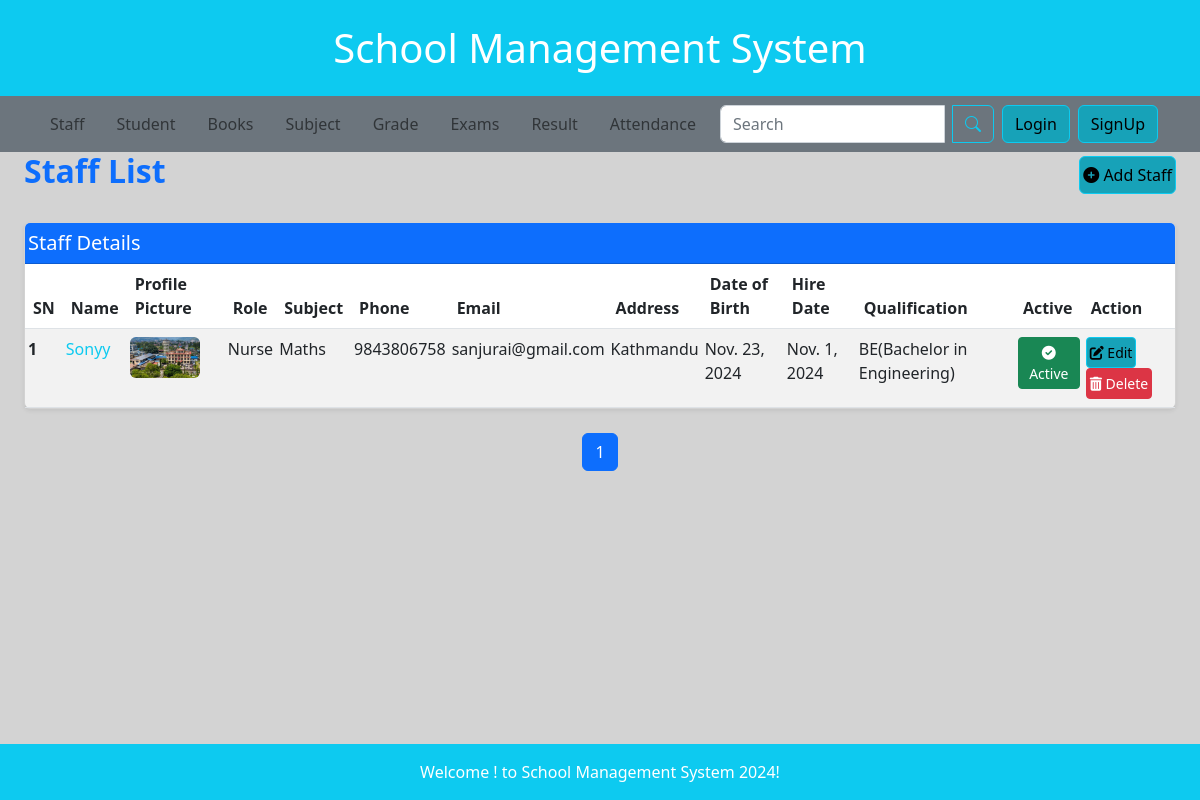
Page /staff/list on the committed database.
### smsapp/models.py (models this page shows, shortened)
class DateTimeModel(models.Model):
    created_at = models.DateTimeField(auto_now_add=True)
    updated_at = models.DateTimeField(auto_now=True)
    class Meta:
        abstract = True  # This makes DateTimeModel an abstract base class

class Staff(DateTimeModel):
    ROLE_CHOICES = [
        ('Teacher', 'Teacher'),
        ('Librarian', 'Librarian'),
        ('Music Teacher', 'Music Teacher'),
        ('Nurse', 'Nurse'),
        ('Security Guard', 'Security Guard'),
        ('Janitor', 'Janitor'),
        ('Physical Education Teacher', 'Physical Education Teacher'),
        ('Finance Officer', 'Finance Officer'),
        ('IT Administrator', 'IT Administrator'),
        ('Administrative Officer', 'Administrative Officer'),
        ('Principal', 'Principal'),
        ('Vice Principal', 'Vice Principal'),
        ('Transport Coordinator', 'Transport Coordinator'),
    ]
    name = models.CharField(max_length=100)
    role = models.CharField(max_length=50, choices=ROLE_CHOICES, default='Teacher')
    subject = models.ForeignKey(Subject, on_delete=models.CASCADE, blank=True, null=True)
    phone = models.CharField(max_length=15, blank=True, null=True)  # Changed to CharField
    email = models.EmailField(unique=True)
    address = models.CharField(max_length=50, blank=True, null=True)
    date_of_birth = models.DateField(blank=True, null=True)
    hire_date = models.DateField()
    profile_picture = models.ImageField(upload_to='staff/', blank=True, null=True)
    is_active = models.BooleanField(default=True)
    department = models.CharField(max_length=100, blank=True, null=True)
    qualifications = models.TextField(blank=True, null=True)

class Subject(DateTimeModel):
    name = models.CharField(max_length=100, unique=True)
    grade = models.ForeignKey('Grade', on_delete=models.CASCADE)
    description = models.TextField(blank=True, null=True)
    def __str__(self):
        return self.name

### smsapp/views.py (the view)
# urls.py: path('staff/list', StaffListView.as_view(), name='staff_list'),
class StaffListView(TemplateView):
    template_name = 'staff/list.html'
    def get_context_data(self, **kwargs):
        context = super().get_context_data(**kwargs)
        try:
            staff_queryset = Staff.objects.all()  # Fetch all staff records
            paginator = Paginator(staff_queryset, 2)  # Paginate, 2 staff per page
            page_number = self.request.GET.get('page', 1)  # Default to the first page
            try:
                staff_data = paginator.page(page_number)
            except PageNotAnInteger:
                staff_data = paginator.page(1)  # Load the first page if the page is not an integer
            except EmptyPage:
                staff_data = paginator.page(paginator.num_pages)  # Load the last page if the page exceeds limits
            context['staff_list'] = staff_data  # Paginated staff list
            context['lastpage'] = paginator.num_pages  # Total number of pages
            context['totalpagelist'] = range(1, paginator.num_pages + 1)  # List of page numbers
        except Staff.DoesNotExist:
            context['staff_list'] = None
            context['error'] = "No staff found."
        except Exception as e:
            context['staff_list'] = None
            context['error'] = f"An error occurred: {str(e)}"
        return context

### templates/staff/list.html (shortened to what this page needs)
{% extends 'home.html' %}
{% load static %}
{% block mainblock %}
    <div class="container-fluid pr-4">
        <div class="row mx-0">
            <div class="col-12">
                <div class="d-flex justify-content-between align-items-center mb-4">
                    <h2 class="fw-bold text-primary">Staff List</h2>
                    <a href="{% url 'smsapp:staff_create' %}" class="btn btn-info" style="padding-left: 3px; padding-right: 3px;">
                        <i class="fas fa-plus-circle"></i> Add Staff
                    </a>
                </div>
                <div class="card shadow-sm">
                    <div class="card-header bg-primary text-white" style="padding-left: 3px; padding-right: 3px;">
                        <h5 class="mb-0">Staff Details</h5>
                    </div>
                    <div class="card-body p-0">
                        <table class="table table-hover table-striped table-responsive-md mb-0">
                            <thead class="thead-dark">
                                <tr>
                                    <th scope="col">SN</th>
                                    <th scope="col">Name</th>
                                    <th scope="col">Profile Picture</th>
                                    <th scope="col">Role</th>
                                    <th scope="col">Subject</th>
                                    <th scope="col">Phone</th>
                                    <th scope="col">Email</th>
                                    <th scope="col">Address</th>
                                    <th scope="col">Date of Birth</th>
                                    <th scope="col">Hire Date</th>
                                    <th scope="col">Qualification</th>
                                    <th scope="col">Active</th>
                                    <th scope="col">Action</th>
                                </tr>
                            </thead>
                            <tbody>
                                {% for i in staff_list %}
                                    <tr>
                                        <th scope="row" style="padding-left: 3px; padding-right: 3px;">{{ forloop.counter }}</th>
                                        <td style="padding-left: 3px; padding-right: 3px;">
                                            <a href="{% url 'smsapp:staff_detail' i.id %}" class="text-decoration-none text-info">
                                                {{ i.name }}
                                            </a>
                                        </td>
                                        <td style="padding-left: 3px; padding-right: 3px;">
                                            {% if i.profile_picture %}
                                                <img src="{{ i.profile_picture.url }}" class="rounded" width="70" alt="Profile Picture">
                                            {% else %}
                                                <span class="text-muted">N/A</span>
                                            {% endif %}
                                        </td>
                                        <td style="padding-left: 3px; padding-right: 3px;">{{ i.role }}</td>
                                        <td style="padding-left: 3px; padding-right: 3px;">{{ i.subject }}</td>
                                        <td style="padding-left: 3px; padding-right: 3px;">{{ i.phone }}</td>
                                        <td style="padding-left: 3px; padding-right: 3px;">{{ i.email }}</td>
                                        <td style="padding-left: 3px; padding-right: 3px;">{{ i.address }}</td>
                                        <td style="padding-left: 3px; padding-right: 3px;">{{ i.date_of_birth }}</td>
                                        <td style="padding-left: 3px; padding-right: 3px;">{{ i.hire_date }}</td>
                                        <td style="padding-left: 3px; padding-right: 3px;">{{ i.qualifications }}</td>
                                        <td style="padding-left: 3px; padding-right: 3px;">
                                            <form method="post" action="" class="d-inline">
                                                <button type="submit" class="btn btn-sm
                                                    {% if i.is_active %}btn-success{% else %}btn-danger{% endif %}"
                                                    style="padding-left: 3px; padding-right: 3px;">
                                                    {% if i.is_active %}
                                                        <i class="fas fa-check-circle"></i> Active
                                                    {% else %}
                                                        <i class="fas fa-times-circle"></i> Inactive
                                                    {% endif %}
                                                </button>
                                            </form>
                                        </td>
                                        <td style="padding-left: 3px; padding-right: 3px;">
                                            <a href="{% url 'smsapp:staff_update' i.id %}" class="btn btn-sm btn-info"
                                                style="padding-left: 3px; padding-right: 3px;">
                                                <i class="fas fa-edit"></i> Edit
                                            </a>
                                            <a href="{% url 'smsapp:staff_delete' i.id %}" class="btn btn-sm btn-danger"
                                                style="padding-left: 3px; padding-right: 3px;">
                                                <i class="fas fa-trash-alt"></i> Delete
                                            </a>
                                        </td>
                                    </tr>
                                {% endfor %}
                            </tbody>
                        </table>
                    </div>
                </div>
                <nav aria-label="Page navigation" class="mt-4">
                    <ul class="pagination justify-content-center" style="padding-left: 3px; padding-right: 3px;">
                        {% for n in totalpagelist %}
                            <li class="page-item {% if staff_list.number == n %}active{% endif %}">
                                <a class="page-link" href="?page={{ n }}">{{ n }}</a>
                            </li>
                        {% endfor %}
                    </ul>
                </nav>
            </div>
        </div>
    </div>
{% endblock %}

### templates/home.html (style rules this page uses)
body { background-color: lightgray; }
h2 { color: blue; }
.btn-info { background-color: #17a2b8; }

### rows in the picture
Staff: name "Sonyy", profile_picture (picture), role "Nurse", subject "Maths", phone "9843806758", email "sanjurai@gmail.com", address "Kathmandu", date_of_birth "Nov. 23, 2024", hire_date "Nov. 1, 2024", qualifications "BE(Bachelor in Engineering)", is_active True (drawn)

### other values in the picture
{{ n }} "1"
